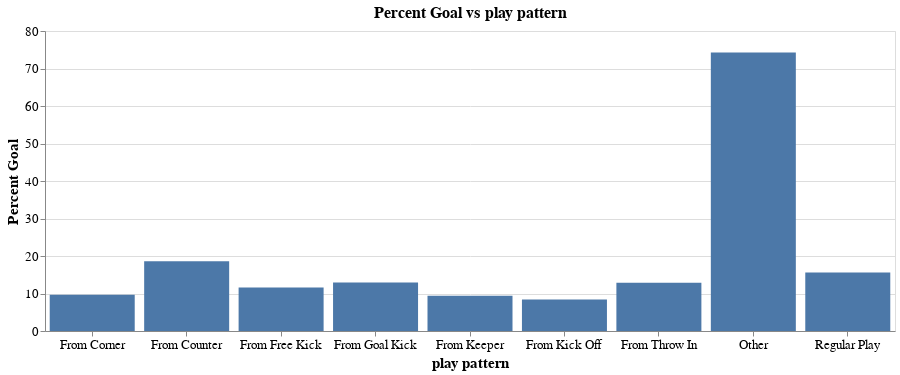

Notebook source saved alongside this figure:
### Markdown cell above
#### 2.3.3 Percent goals by player pattern

### Code cell
plot_percent_goal_vs_attr("play pattern", "bar")

### Figure 1 — Vega-Lite specification as saved in the notebook (floating-point values rounded to 4 significant figures)
{"$schema": "https://vega.github.io/schema/vega-lite/v3.4.0.json", "config": {"axis": {"labelFontSize": 13, "titleFontSize": 15}, "mark": {"tooltip": null}, "title": {"fontSize": 16}, "view": {"height": 300, "width": 400}}, "data": {"name": "data-5d5de5f6d22fd720cbb0c764648ab42a"}, "datasets": {"data-5d5de5f6d22fd720cbb0c764648ab42a": [{"Goal": 94, "No Goal": 880, "Percent Goal": 9.651, "play pattern": "From Corner"}, {"Goal": 58, "No Goal": 254, "Percent Goal": 18.59, "play pattern": "From Counter"}, {"Goal": 206, "No Goal": 1566, "Percent Goal": 11.63, "play pattern": "From Free Kick"}, {"Goal": 28, "No Goal": 189, "Percent Goal": 12.9, "play pattern": "From Goal Kick"}, {"Goal": 9, "No Goal": 87, "Percent Goal": 9.375, "play pattern": "From Keeper"}, {"Goal": 8, "No Goal": 87, "Percent Goal": 8.421, "play pattern": "From Kick Off"}, {"Goal": 142, "No Goal": 962, "Percent Goal": 12.86, "play pattern": "From Throw In"}, {"Goal": 75, "No Goal": 26, "Percent Goal": 74.26, "play pattern": "Other"}, {"Goal": 395, "No Goal": 2134, "Percent Goal": 15.62, "play pattern": "Regular Play"}]}, "encoding": {"x": {"axis": {"labelAngle": 0, "title": "play pattern"}, "field": "play pattern", "type": "nominal"}, "y": {"axis": {"title": "Percent Goal"}, "field": "Percent Goal", "type": "quantitative"}}, "height": 300, "mark": "bar", "title": "Percent Goal vs play pattern", "width": 850}
